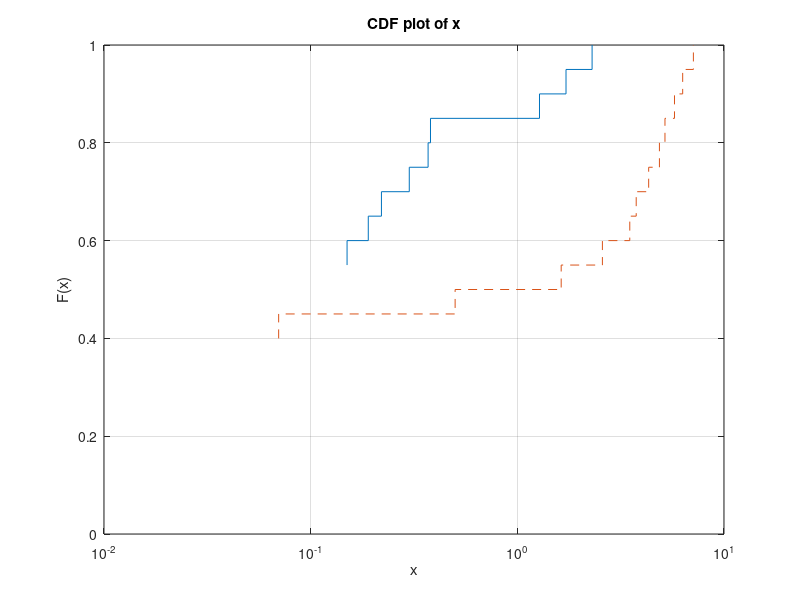

Source code (MATLAB):
controlA   = [0.22, -0.87, -2.39, -1.79, 0.37, -1.54, 1.28, -0.31, -0.74, 1.72, 0.38, -0.17, -0.62, -1.10, 0.30, 0.15, 2.30, 0.19, -0.50, -0.09];
treatmentA = [-5.13, -2.19, -2.43, -3.83, 0.50, -3.25, 4.32, 1.63, 5.18, -0.43, 7.11, 4.87, -3.10, -5.81, 3.76, 6.31, 2.58, 0.07, 5.76, 3.50];

% plot
c = cdfplot(controlA);
hold on;
t = cdfplot(treatmentA);
set(t, 'LineStyle', '--');
set(gca,'XScale','log');

[h, p, ks] = kstest2(controlA, treatmentA)